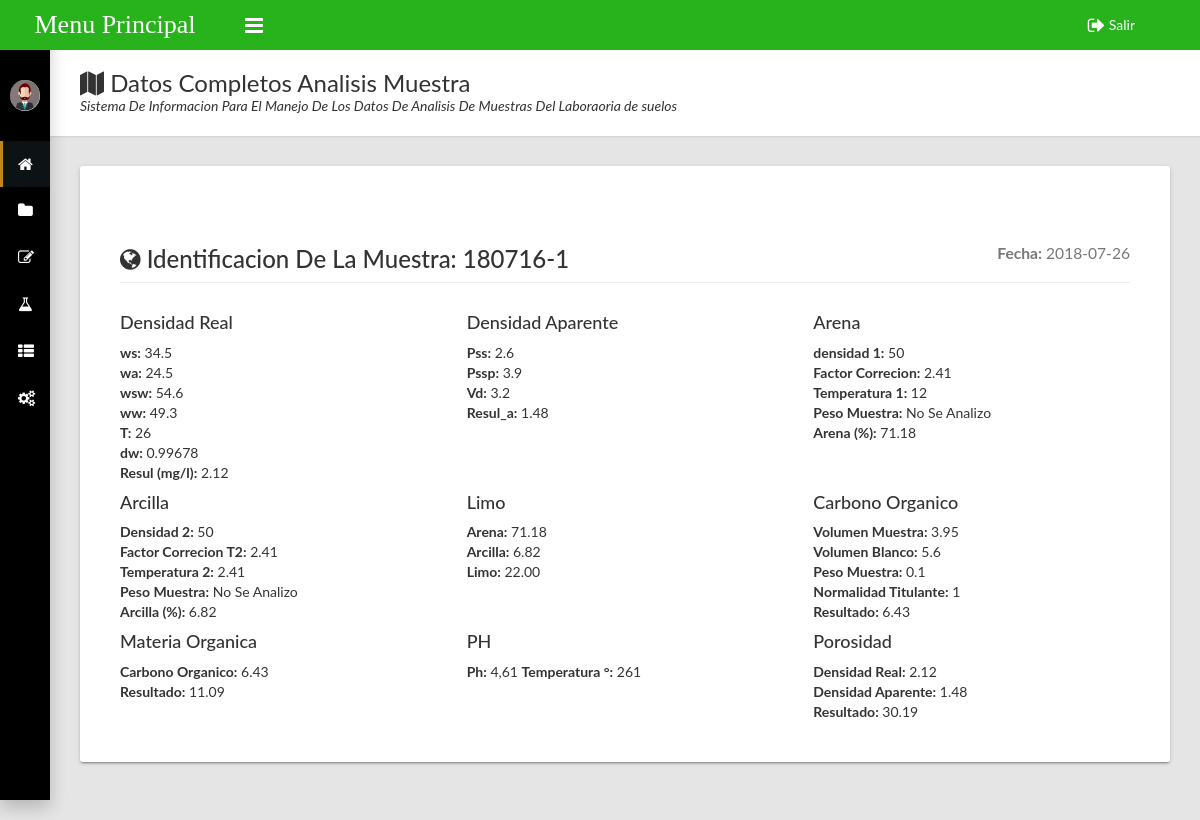
Page /pages/Administrador/registrar/Reg-Analisis_Muestra/mostrar/Mostrar-Analisis_Muestra.php?id=1 (signed in) on the committed database.
### tables this page shows
CREATE TABLE `analisis_muestra` (
  `id_Analisis_Muestra` bigint(20) NOT NULL,
  `Fecha` date NOT NULL,
  `id_Recepcion_Muestra` bigint(20) NOT NULL,
  `ws` varchar(16) NOT NULL,
  `wa` varchar(16) NOT NULL,
  `wsw` varchar(16) NOT NULL,
  `ww` varchar(16) NOT NULL,
  `dw` varchar(16) NOT NULL,
  `t_Grados` varchar(16) NOT NULL,
  `Resul_mg_l` varchar(16) NOT NULL,
  `Pss` varchar(16) NOT NULL,
  `Pssp` varchar(16) NOT NULL,
  `Vd` varchar(16) NOT NULL,
  `Resul_a` varchar(16) NOT NULL,
  `factor_Correcion_T1` varchar(16) NOT NULL,
  `temperatura_1` varchar(16) NOT NULL,
  `densidad_1` varchar(16) NOT NULL,
  `peso_Muestra_1` varchar(16) NOT NULL,
  `Resul_3` varchar(16) NOT NULL,
  `factor_Correcion_T2` varchar(16) NOT NULL,
  `temperatura_2` varchar(16) NOT NULL,
  `densidad_2` varchar(16) NOT NULL,
  `peso_Muestra_2` varchar(16) NOT NULL,
  `Resul_4` varchar(16) NOT NULL,
  `arena` varchar(16) NOT NULL,
  `arcilla` varchar(16) NOT NULL,
  `Resul_5` varchar(16) NOT NULL,
  `Textura` varchar(16) NOT NULL,
  `CarbonO` varchar(16) NOT NULL,
  `Resul_c` varchar(16) NOT NULL,
  `pH_Calcular` varchar(16) NOT NULL,
  `temperaturaPh` varchar(16) NOT NULL,
  `VolumenM` varchar(16) NOT NULL,
  `VolumenB` varchar(16) NOT NULL,
  `PesoM` varchar(16) NOT NULL,
  `NormalidadT` varchar(16) NOT NULL,
  `Resul_6` varchar(16) NOT NULL,
  `densi_real` varchar(16) NOT NULL,
  `densi_apa` varchar(16) NOT NULL,
  `resul_porosidad` varchar(16) NOT NULL
);

CREATE TABLE `toma_muestra` (
  `id_Toma_Muestra` bigint(20) NOT NULL,
  `fecha_Toma` date NOT NULL,
  `Hora` time NOT NULL,
  `id_Ficha` bigint(20) NOT NULL,
  `Proyecto` varchar(100) NOT NULL,
  `id_Instructor` bigint(20) NOT NULL COMMENT 'responsable de la muestra',
  `identificacion_Muestra` varchar(20) NOT NULL,
  `id_Lote` bigint(20) NOT NULL,
  `tipo_Topografia` varchar(30) NOT NULL,
  `profundidad_Muestra` float NOT NULL,
  `Humedad` float NOT NULL,
  `fuerza_penetracion` float NOT NULL,
  `profundidad_Campo` float NOT NULL,
  `Norte` double NOT NULL,
  `Occidente` double NOT NULL,
  `Altura` double NOT NULL,
  `responsable_Toma` varchar(60) NOT NULL,
  `Empresa` varchar(60) NOT NULL,
  `correo_Electronico` varchar(100) NOT NULL,
  `Telefono` varchar(20) NOT NULL,
  `responsable_Recibido` varchar(60) NOT NULL,
  `Observaciones` text NOT NULL
);

### pages/Administrador/registrar/Reg-Analisis_Muestra/mostrar/Mostrar-Analisis_Muestra.php (the view, shortened to what this page needs)
<?php
if (isset($_SESSION['ADMINISTRADOR']))
{
  include '../../../../../assets/conexion/conexion.php';
?>
<!DOCTYPE html>
<html>
  <head>
    <link rel="stylesheet" type="text/css" href="../../../../../assets/css/main.css">
  </head>
  <body class="sidebar-mini fixed sidebar-collapse">
    <div class="wrapper">
      <header class="main-header hidden-print"><a class="logo" href="../../../index.php">Menu Principal</a>
        <nav class="navbar navbar-static-top">
          <a class="sidebar-toggle" href="#" data-toggle="offcanvas"></a>
          <div class="navbar-custom-menu">
            <ul class="top-nav">
              <li><a href="../../../../../assets/conexion/cerrar.php"><i class="fa fa-sign-out fa-lg"></i> Salir</a></li>
            </ul>
          </div>
        </nav>
      </header>
      <aside class="main-sidebar hidden-print">
        <section class="sidebar">
          <div class="user-panel">
            <div class="pull-left image"><img class="img-circle" src="../../../../../assets/imagenes/administrador.png" alt="User Image"></div>
          </div>
           <ul class="sidebar-menu">
            <li class="active"><a href="../../../index.php"><i class="fa fa-home"></i><span>Inicio</span></a></li>
            <li class="treeview"><a href="#"><i class="fa fa-folder"></i><span>Registrar</span><i class="fa fa-angle-right"></i></a>
                <li class="treeview"><a href="#"><i class="fa fa-edit"></i><span>Ingresar</span><i class="fa fa-angle-right"></i></a>
            </li>
               <li class="treeview"><a href="#"><i class="fa fa-flask"></i><span>Analizar</span><i class="fa fa-angle-right"></i></a>
            </li>
            <li class="treeview"><a href="#"><i class="fa fa-th-list"></i><span>Consultar</span><i class="fa fa-angle-right"></i></a>
            </li>
            <li class="treeview"><a href="#"><i class="fa fa-gears"></i><span>Configuracion</span><i class="fa fa-angle-right"></i></a>
            </li>
          </ul>
        </section>
      </aside>
      <div class="content-wrapper">
        <div class="page-title">
          <div>
            <h1><i class="fa fa-map"></i> Datos Completos Analisis Muestra</h1>
            <p>Sistema De Informacion Para El Manejo De Los Datos De Analisis De Muestras Del Laboraoria de suelos</p>
          </div>
        </div>
        <div class="row">
          <div class="col-md-12">
            <div class="card">
              <section class="invoice">
                <?php
                  $id=$_REQUEST['id'];
          $conexion->set_charset('utf8');
          $busqueda="SELECT
          `id_Analisis_Muestra`,
 analisis_muestra.Fecha,
    toma_muestra.identificacion_Muestra,
 `ws`,
 `wa`,
 `wsw`,
 `ww`,
 `dw`,
 `t_Grados`,
 `Resul_mg_l`,
 `Pss`,
 `Pssp`,
 `Vd`,
 `Resul_a`,
 `factor_Correcion_T1`,
 `temperatura_1`,
 `densidad_1`,
 `peso_Muestra_1`,
 `Resul_3`,
 `factor_Correcion_T2`,
 `temperatura_2`,
 `densidad_2`,
 `peso_Muestra_2`,
 `Resul_4`,
 `arena`,
 `arcilla`,
 `Resul_5`,
 analisis_muestra.Textura,
 `CarbonO`,
 `Resul_c`,
 `pH_Calcular`,
 `temperaturaPh`,
 `VolumenM`,
 `VolumenB`,
 `PesoM`,
 `NormalidadT`,
 `Resul_6`,
 `densi_real`,
 `densi_apa`,
 `resul_porosidad` FROM `analisis_muestra`
           INNER JOIN recepcion_muestra on analisis_muestra.id_Recepcion_Muestra=recepcion_muestra.id_Recepcion_Muestra
           INNER join toma_muestra on recepcion_muestra.id_Toma_Muestra=toma_muestra.id_Toma_Muestra
 WHERE id_Analisis_Muestra=$id
  ORDER BY `id_Analisis_Muestra` DESC";
          $query=mysqli_query($conexion,$busqueda);
          while ($fila=mysqli_fetch_row($query)){
             ?>
                <div class="row">
                  <div class="col-xs-12">
                    <h3 class="page-header"><i class="fa fa-globe"></i> Identificacion De La Muestra: <?php echo $fila[2] ?>
                      <small class="pull-right">
                        <strong>Fecha:</strong> <?php echo $fila[1] ?>
                      </small>
                    </h3>
                  </div>
                </div>
                <div class="row invoice-info">
                  <div class="col-md-4">
                    <h4> Densidad Real</h4>
                    <b>ws:</b> <?php echo $fila[3] ?>
                    <br>
                    <b>wa:</b> <?php echo $fila[4] ?>
                    <br>
                    <b>wsw:</b> <?php echo $fila[5] ?>
                    <br>
                    <b>ww:</b> <?php echo $fila[6] ?>
                    <br>
                    <b>T:</b> <?php echo $fila[8] ?>
                    <br>
                   <b>dw:</b> <?php echo $fila[7] ?>
                    <br>
                    <b>Resul (mg/l):</b> <?php echo $fila[9] ?>
                  </div>
                  <div class="col-md-4">
                    <h4> Densidad Aparente</h4>
                    <b>Pss:</b> <?php echo $fila[10] ?>
                    <br>
                    <b>Pssp:</b> <?php echo $fila[11] ?>
                    <br>
                    <b>Vd:</b> <?php echo $fila[12] ?>
                    <br>
                    <b>Resul_a:</b> <?php echo $fila[13] ?>
                  </div>
                  <div class="col-md-4">
                    <h4> Arena</h4>
                    <b>densidad 1:</b> <?php echo $fila[16] ?>
                    <br>
                    <b>Factor Correcion:</b> <?php echo $fila[14] ?>
                    <br>
                    <b>Temperatura 1:</b> <?php echo $fila[15] ?>
                    <br>
                    <b>Peso Muestra:</b> <?php echo $fila[17] ?>
                    <br>
                    <b>Arena (%):</b> <?php echo $fila[18] ?>
                  </div>
                </div>
                <div class="row invoice-info">
                  <div class="col-md-4">
                    <h4> Arcilla</h4>
                    <b>Densidad 2:</b> <?php echo $fila[21] ?>
                    <br>
                    <b>Factor Correcion T2:</b> <?php echo $fila[19] ?>
                    <br>
                    <b>Temperatura 2:</b> <?php echo $fila[20] ?>
                    <br>
                    <b>Peso Muestra:</b> <?php echo $fila[22] ?>
                    <br>
                    <b>Arcilla (%):</b> <?php echo $fila[23] ?>
                    <br>
                  </div>
                  <div class="col-md-4">
                    <h4> Limo </h4>
                    <b>Arena:</b> <?php echo $fila[24] ?>
                    <br>
                    <b>Arcilla:</b> <?php echo $fila[25] ?>
                    <br>
                    <b>Limo:</b> <?php echo $fila[26] ?>
                    <br>
                </div>
                 <div class="col-md-4">
                    <h4> Carbono Organico </h4>
                    <b>Volumen Muestra:</b> <?php echo $fila[32] ?>
                    <br>
                    <b>Volumen Blanco:</b> <?php echo $fila[33] ?>
                    <br>
                    <b>Peso Muestra:</b> <?php echo $fila[34] ?>
                    <br>
                    <b>Normalidad Titulante:</b> <?php echo $fila[35] ?>
                    <br>
                    <b>Resultado:</b> <?php echo $fila[36] ?>
                    <br>
                </div>
                <div class="col-md-4">
                    <h4> Materia Organica </h4>
                    <b>Carbono Organico:</b> <?php echo $fila[28] ?>
                    <br>
                    <b>Resultado:</b> <?php echo $fila[29] ?>
                    <br>
                </div>
                  <div class="col-md-4">
                    <h4> PH </h4>
                    <b>Ph:</b> <?php echo $fila[30] ?>
                    <b>Temperatura °:</b> <?php echo $fila[31] ?>
                    <br>
                </div>
                <div class="col-md-4">
                    <h4> Porosidad </h4>
                    <b>Densidad Real:</b> <?php echo $fila[37] ?>
                    <br>
                    <b>Densidad Aparente:</b> <?php echo $fila[38] ?>
                    <br>
                    <b>Resultado:</b> <?php echo $fila[39] ?>
                    <br>
                </div>
                </div>
              </section>
                <?php
}
   ?>
            </div>
          </div>
        </div>
      </div>
      </div>
  </body>
</html>
<?php
}
else
{
  echo "<script type='text/javascript'>alert('Acceso Denegado');location='../../../../../index.php?Acceso Denegado'</script>";
}
?>

### rows in the picture
analisis_muestra: toma_muestra.identificacion_Muestra "180716-1", Fecha "2018-07-26", ws "34.5", wa "24.5", wsw "54.6", ww "49.3", t_Grados "26", dw "0.99678", Resul_mg_l "2.12", Pss "2.6", Pssp "3.9", Vd "3.2", Resul_a "1.48", densidad_1 "50", factor_Correcion_T1 "2.41", temperatura_1 "12", peso_Muestra_1 "No Se Analizo", Resul_3 "71.18", densidad_2 "50", factor_Correcion_T2 "2.41", temperatura_2 "2.41", peso_Muestra_2 "No Se Analizo", Resul_4 "6.82", arena "71.18", arcilla "6.82", Resul_5 "22.00", VolumenM "3.95", VolumenB "5.6", PesoM "0.1", NormalidadT "1", Resul_6 "6.43", CarbonO "6.43", Resul_c "11.09", pH_Calcular "4,61", temperaturaPh "261", densi_real "2.12", densi_apa "1.48", resul_porosidad "30.19"
